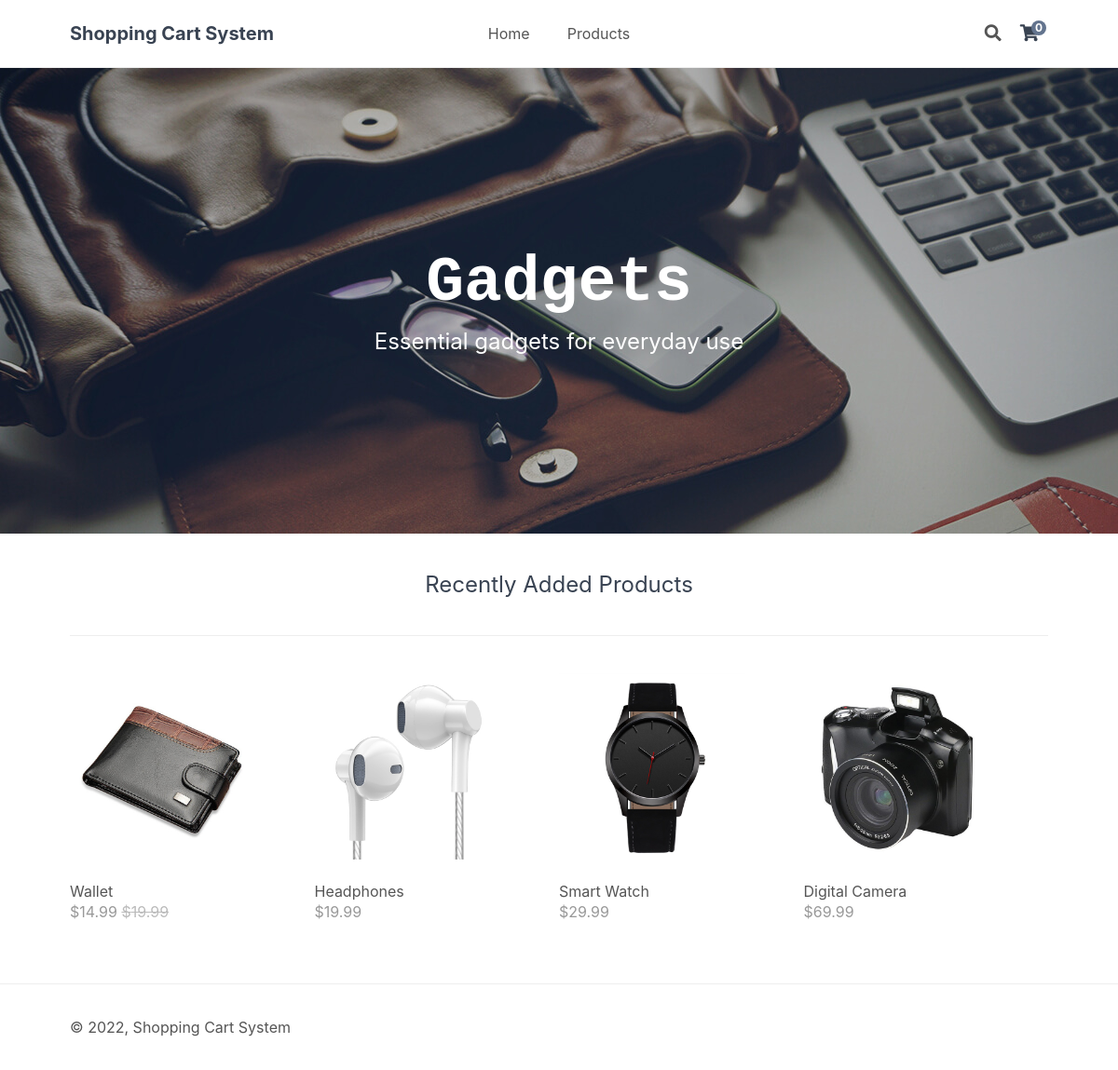
The page / on the database its author committed.
### tables this page shows
CREATE TABLE IF NOT EXISTS `products` (
`id` int(11) NOT NULL,
  `name` varchar(200) NOT NULL,
  `desc` text NOT NULL,
  `price` decimal(7,2) NOT NULL,
  `rrp` decimal(7,2) NOT NULL DEFAULT '0.00',
  `quantity` int(11) NOT NULL,
  `img` text NOT NULL,
  `date_added` datetime NOT NULL DEFAULT CURRENT_TIMESTAMP
);

### index.php (called while the page is built, shortened)
<?php
include 'functions.php';
$page = isset($_GET['page']) && file_exists($_GET['page'] . '.php') ? $_GET['page'] : 'home';
include $page . '.php';
?>

### home.php (the view)
<?php
$stmt = $pdo->prepare('SELECT * FROM products ORDER BY date_added DESC LIMIT 4');
$stmt->execute();
$recently_added_products = $stmt->fetchAll(PDO::FETCH_ASSOC);
?>
<?=template_header('Home')?>
<div class="featured">
    <h2>Gadgets</h2>
    <p>Essential gadgets for everyday use</p>
</div>
<div class="recentlyadded content-wrapper">
    <h2>Recently Added Products</h2>
    <div class="products">
        <?php foreach ($recently_added_products as $product): ?>
        <a href="index.php?page=product&id=<?=$product['id']?>" class="product">
            <img src="imgs/<?=$product['img']?>" width="200" height="200" alt="<?=$product['name']?>">
            <span class="name"><?=$product['name']?></span>
            <span class="price">
                &dollar;<?=$product['price']?>
                <?php if ($product['rrp'] > 0): ?>
                <span class="rrp">&dollar;<?=$product['rrp']?></span>
                <?php endif; ?>
            </span>
        </a>
        <?php endforeach; ?>
    </div>
</div>
<?=template_footer()?>

### functions.php (shortened to what this page needs)
<?php
function template_header($title) {
$num_items_in_cart = isset($_SESSION['cart']) ? count($_SESSION['cart']) : 0;
echo <<<EOT
<!DOCTYPE html>
<html>
	<head>
		<meta charset="utf-8">
		<meta name="viewport" content="width=device-width,minimum-scale=1">
		<title>$title</title>
		<link href="style.css" rel="stylesheet" type="text/css">
		<link rel="stylesheet" href="https://use.fontawesome.com/releases/v5.7.1/css/all.css">
	</head>
	<body>
        <header>
            <div class="content-wrapper">
                <h1>Shopping Cart System</h1>
                <nav>
                    <a href="index.php">Home</a>
                    <a href="index.php?page=products">Products</a>
                </nav>
                <div class="link-icons">
                    <div class="search">
						<i class="fas fa-search"></i>
						<input type="text" placeholder="Search...">
					</div>
                    <a href="index.php?page=cart">
						<i class="fas fa-shopping-cart"></i>
						<span>$num_items_in_cart</span>
					</a>
					<a class="responsive-toggle" href="#">
						<i class="fas fa-bars"></i>
					</a>
                </div>
            </div>
        </header>
        <main>
EOT;
}
function template_footer() {
$year = date('Y');
echo <<<EOT
        </main>
        <footer>
            <div class="content-wrapper">
                <p>&copy; $year, Shopping Cart System</p>
            </div>
        </footer>
        <script src="script.js"></script>
    </body>
</html>
EOT;
}
?>

### style.css (style rules this page uses)
* { box-sizing: border-box; font-family: -apple-system, BlinkMacSystemFont, "segoe ui", roboto, oxygen, ubuntu, cantarell, "fira sans", "droid sans", "helvetica neue", Arial, sans-serif; font-size: 16px; -webkit-font-smoothing: antialiased; -moz-osx-font-smoothing: grayscale; }
html { height: 100%; }
body { position: relative; min-height: 100%; color: #555555; background-color: #FFFFFF; margin: 0; padding-bottom: 100px; }
h1, h2, h3, h4, h5 { color: #394352; }
.content-wrapper { width: 1050px; margin: 0 auto; }
header { position: relative; border-bottom: 1px solid #EEEEEE; }
header .content-wrapper { display: flex; }
header h1 { display: flex; flex-grow: 1; flex-basis: 0; font-size: 20px; margin: 0; padding: 24px 0; }
header nav { display: flex; flex-grow: 1; flex-basis: 0; justify-content: center; align-items: center; }
header nav a { text-decoration: none; color: #555555; padding: 10px 10px; margin: 0 10px; }
header .link-icons { display: flex; flex-grow: 1; flex-basis: 0; justify-content: flex-end; align-items: center; position: relative; }
header .link-icons .search i { font-size: 18px; padding: 0 10px; cursor: pointer; }
header .link-icons a { position: relative; text-decoration: none; color: #394352; padding: 0 10px; }
header .link-icons a i { font-size: 18px; }
header .link-icons a span { display: inline-block; text-align: center; background-color: #63748e; border-radius: 50%; color: #FFFFFF; font-size: 12px; line-height: 16px; width: 16px; height: 16px; font-weight: bold; position: absolute; top: -4px; right: 2px; }
main .featured { display: flex; flex-direction: column; background-image: url(imgs/featured-image.jpg); background-repeat: no-repeat; background-size: cover; height: 500px; align-items: center; justify-content: center; text-align: center; }
main .featured h2 { display: inline-block; margin: 0; width: 1050px; font-family: Rockwell, Courier Bold, Courier, Georgia, Times, Times New Roman, serif; font-size: 68px; color: #FFFFFF; padding-bottom: 10px; }
main .featured p { display: inline-block; margin: 0; width: 1050px; font-size: 24px; color: #FFFFFF; }
main .recentlyadded h2 { display: block; font-weight: normal; margin: 0; padding: 40px 0; font-size: 24px; text-align: center; width: 100%; border-bottom: 1px solid #EEEEEE; }
main .recentlyadded .products, main .products .products-wrapper { display: flex; flex-wrap: wrap; align-items: center; justify-content: space-between; padding: 40px 0 0 0; }
main .recentlyadded .products .product, main .products .products-wrapper .product { display: block; overflow: hidden; text-decoration: none; width: 25%; padding-bottom: 60px; }
main .recentlyadded .products .product img, main .products .products-wrapper .product img { transform: scale(1); transition: transform 1s; }
main .recentlyadded .products .product .name, main .products .products-wrapper .product .name { display: block; color: #555555; padding: 20px 0 2px 0; }
main .recentlyadded .products .product .price, main .products .products-wrapper .product .price { display: block; color: #999999; }
main .recentlyadded .products .product .rrp, main .products .products-wrapper .product .rrp { color: #BBBBBB; text-decoration: line-through; }
footer { position: absolute; bottom: 0; border-top: 1px solid #EEEEEE; padding: 20px 0; width: 100%; }

### rows shown on the page
products: img (picture), name "Wallet", price "14.99", rrp "19.99"
products: img (picture), name "Headphones", price "19.99"
products: img (picture), name "Smart Watch", price "29.99"
products: img (picture), name "Digital Camera", price "69.99"

### other values the page prints
$num_items_in_cart "0"
